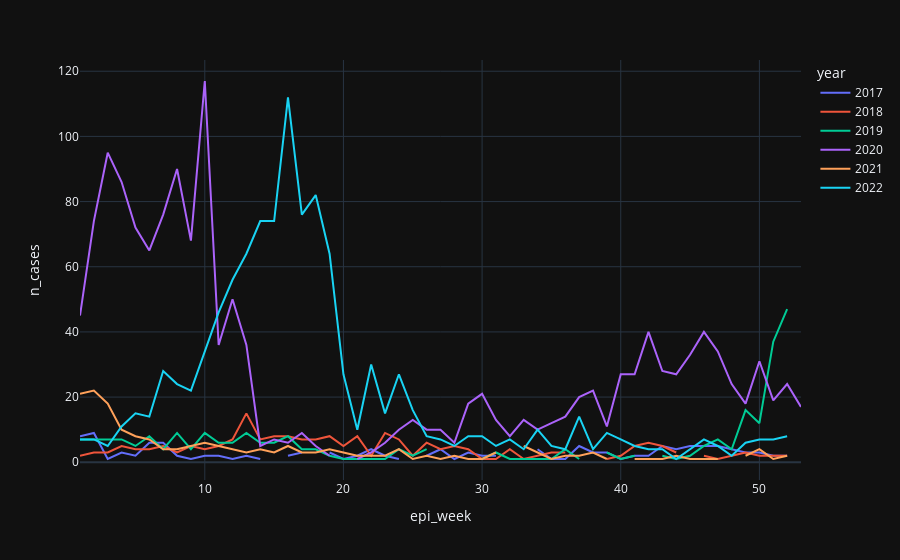

The notebook cell saved with this chart:
### Code cell
df_dengue[df_dengue['ubigeo']==160101].plot(x='epi_week', y='n_cases',
                                            template='plotly_dark', color='year')

### Figure 1 — Plotly figure (JSON) as saved in the notebook; plotly's stock layout.template omitted (floating-point values rounded to 4 significant figures)
{"data": [{"hovertemplate": "year=2017<br>epi_week=%{x}<br>n_cases=%{y}<extra></extra>", "legendgroup": "2017", "line": {"color": "#636efa", "dash": "solid"}, "marker": {"symbol": "circle"}, "mode": "lines", "name": "2017", "orientation": "v", "showlegend": true, "type": "scatter", "x": [1, 2, 3, 4, 5, 6, 7, 8, 9, 10, 11, 12, 13, 14, 15, 16, 17, 18, 19, 20, 21, 22, 23, 24, 25, 26, 27, 28, 29, 30, 31, 32, 33, 34, 35, 36, 37, 38, 39, 40, 41, 42, 43, 44, 45, 46, 47, 48, 49, 50, 51, 52], "xaxis": "x", "y": [8, 9, 1, 3, 2, 6, 6, 2, 1, 2, 2, 1, 2, 1, null, 2, 3, null, 3, 1, 2, 4, 2, 1, null, 2, 4, 1, 3, 2, 2, null, null, 4, 1, 1, 5, 3, 3, 1, 2, 2, 5, 4, 5, 5, 5, 4, 3, 3, 2, 2], "yaxis": "y"}, {"hovertemplate": "year=2018<br>epi_week=%{x}<br>n_cases=%{y}<extra></extra>", "legendgroup": "2018", "line": {"color": "#EF553B", "dash": "solid"}, "marker": {"symbol": "circle"}, "mode": "lines", "name": "2018", "orientation": "v", "showlegend": true, "type": "scatter", "x": [1, 2, 3, 4, 5, 6, 7, 8, 9, 10, 11, 12, 13, 14, 15, 16, 17, 18, 19, 20, 21, 22, 23, 24, 25, 26, 27, 28, 29, 30, 31, 32, 33, 34, 35, 36, 37, 38, 39, 40, 41, 42, 43, 44, 45, 46, 47, 48, 49, 50, 51, 52], "xaxis": "x", "y": [2, 3, 3, 5, 4, 4, 5, 3, 5, 4, 5, 7, 15, 7, 8, 8, 7, 7, 8, 5, 8, 2, 9, 7, 2, 6, 4, 5, 4, 1, 1, 4, 1, 2, 3, 3, null, null, 1, 2, 5, 6, 5, 3, null, 2, 1, 2, 3, 2, 2, 2], "yaxis": "y"}, {"hovertemplate": "year=2019<br>epi_week=%{x}<br>n_cases=%{y}<extra></extra>", "legendgroup": "2019", "line": {"color": "#00cc96", "dash": "solid"}, "marker": {"symbol": "circle"}, "mode": "lines", "name": "2019", "orientation": "v", "showlegend": true, "type": "scatter", "x": [1, 2, 3, 4, 5, 6, 7, 8, 9, 10, 11, 12, 13, 14, 15, 16, 17, 18, 19, 20, 21, 22, 23, 24, 25, 26, 27, 28, 29, 30, 31, 32, 33, 34, 35, 36, 37, 38, 39, 40, 41, 42, 43, 44, 45, 46, 47, 48, 49, 50, 51, 52], "xaxis": "x", "y": [7, 7, 7, 7, 5, 8, 4, 9, 4, 9, 6, 6, 9, 6, 6, 8, 4, 4, 2, 1, 1, 1, 1, 4, 2, 4, null, 5, null, 1, 3, 1, 1, 1, 1, 4, 1, null, 3, 1, 2, null, 2, 1, 2, 5, 7, 4, 16, 12, 37, 47], "yaxis": "y"}, {"hovertemplate": "year=2020<br>epi_week=%{x}<br>n_cases=%{y}<extra></extra>", "legendgroup": "2020", "line": {"color": "#ab63fa", "dash": "solid"}, "marker": {"symbol": "circle"}, "mode": "lines", "name": "2020", "orientation": "v", "showlegend": true, "type": "scatter", "x": [1, 2, 3, 4, 5, 6, 7, 8, 9, 10, 11, 12, 13, 14, 15, 16, 17, 18, 19, 20, 21, 22, 23, 24, 25, 26, 27, 28, 29, 30, 31, 32, 33, 34, 35, 36, 37, 38, 39, 40, 41, 42, 43, 44, 45, 46, 47, 48, 49, 50, 51, 52, 53], "xaxis": "x", "y": [45, 74, 95, 86, 72, 65, 76, 90, 68, 117, 36, 50, 36, 5, 7, 6, 9, 5, 2, null, 1, 3, 6, 10, 13, 10, 10, 6, 18, 21, 13, 8, 13, 10, 12, 14, 20, 22, 11, 27, 27, 40, 28, 27, 33, 40, 34, 24, 18, 31, 19, 24, 17], "yaxis": "y"}, {"hovertemplate": "year=2021<br>epi_week=%{x}<br>n_cases=%{y}<extra></extra>", "legendgroup": "2021", "line": {"color": "#FFA15A", "dash": "solid"}, "marker": {"symbol": "circle"}, "mode": "lines", "name": "2021", "orientation": "v", "showlegend": true, "type": "scatter", "x": [1, 2, 3, 4, 5, 6, 7, 8, 9, 10, 11, 12, 13, 14, 15, 16, 17, 18, 19, 20, 21, 22, 23, 24, 25, 26, 27, 28, 29, 30, 31, 32, 33, 34, 35, 36, 37, 38, 39, 40, 41, 42, 43, 44, 45, 46, 47, 48, 49, 50, 51, 52], "xaxis": "x", "y": [21, 22, 18, 10, 8, 7, 4, 4, 5, 6, 5, 4, 3, 4, 3, 5, 3, 3, 4, 3, 2, 2, 2, 4, 1, 2, 1, 2, 1, 1, 3, null, 5, 3, 1, 2, 2, 3, 1, null, 1, 1, 1, 2, 1, 1, 1, null, 2, 4, 1, 2], "yaxis": "y"}, {"hovertemplate": "year=2022<br>epi_week=%{x}<br>n_cases=%{y}<extra></extra>", "legendgroup": "2022", "line": {"color": "#19d3f3", "dash": "solid"}, "marker": {"symbol": "circle"}, "mode": "lines", "name": "2022", "orientation": "v", "showlegend": true, "type": "scatter", "x": [1, 2, 3, 4, 5, 6, 7, 8, 9, 10, 11, 12, 13, 14, 15, 16, 17, 18, 19, 20, 21, 22, 23, 24, 25, 26, 27, 28, 29, 30, 31, 32, 33, 34, 35, 36, 37, 38, 39, 40, 41, 42, 43, 44, 45, 46, 47, 48, 49, 50, 51, 52], "xaxis": "x", "y": [7, 7, 5, 11, 15, 14, 28, 24, 22, 34, 46, 56, 64, 74, 74, 112, 76, 82, 64, 27, 10, 30, 15, 27, 16, 8, 7, 5, 8, 8, 5, 7, 4, 10, 5, 4, 14, 4, 9, 7, 5, 4, 4, 1, 4, 7, 5, 2, 6, 7, 7, 8], "yaxis": "y"}], "layout": {"legend": {"title": {"text": "year"}, "tracegroupgap": 0}, "margin": {"t": 60}, "xaxis": {"anchor": "y", "domain": [0, 1], "title": {"text": "epi_week"}}, "yaxis": {"anchor": "x", "domain": [0, 1], "title": {"text": "n_cases"}}}}
